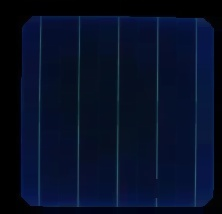
#> input picture PyProjects/cvpy/OpenCVDemo/8.形态学操作/a2.jpg, 222 x 214 px
$ python demo4.py
#> lines starting #> are read from the running program, lines starting #| are printed output that depends on the picture; after the words box and inside, x2 and y2 are one past the last pixel; in counts of white or black regions, pixels touching at a corner belong together
import cv2
# 去掉珊格线 2023/02/03
a2 = cv2.imread("a2.jpg",0)
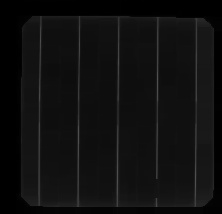
#> a2: shape (214, 222); min 0, max 82, mean 15.2
a3 = cv2.imread("a2.jpg")
#> a3 is the input picture: shape (214, 222, 3); mean B, G, R 38.9, 15.4, 6
retval,dst = cv2.threshold(a2,29,255,cv2.THRESH_BINARY)
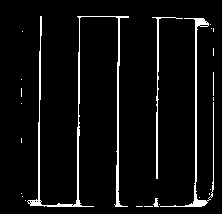
#> dst: shape (214, 222); 5.3% white in thin lines or dots, all inside (x1, y1, x2, y2) = (21, 16, 214, 207)
wi,hi = dst.shape
#> wi = 214; hi = 222
for w in range(wi):
    for h in range(hi):
        if dst[w][h]==255:
            a3[w][h]=0
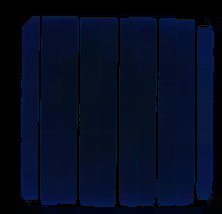
#> a3: shape (214, 222, 3); 5.3% of pixels changed, all inside (x1, y1, x2, y2) = (21, 16, 214, 207)
cv2.imshow("a2",a3)
cv2.imshow("dst",dst)
cv2.imwrite("a3.jpg",a3)
cv2.waitKey(0)

$ run again, with PyProjects/cvpy/OpenCVDemo/8.形态学操作/a.jpg copied over PyProjects/cvpy/OpenCVDemo/8.形态学操作/a2.jpg
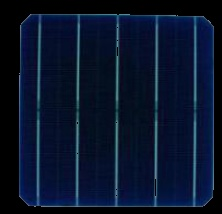
#> input picture PyProjects/cvpy/OpenCVDemo/8.形态学操作/a.jpg, 222 x 214 px
#> a3 is the input picture: shape (214, 222, 3); mean B, G, R 42.9, 20.1, 8.5
#> `retval,dst = cv2.threshold(a2,29,255,cv2.THRESH_BINARY)`:
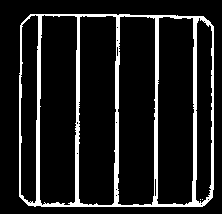
#> dst: shape (214, 222); 11.8% white; 3 white regions (2 under 20 px), largest, box (x1, y1, x2, y2) and area: (19, 14, 214, 207) 5596
#> after the loop `for w in range(wi):`:
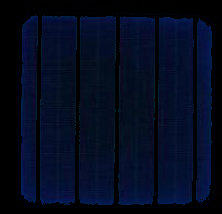
#> a3: shape (214, 222, 3); 11.78% of pixels changed, all inside (x1, y1, x2, y2) = (19, 14, 214, 207)
